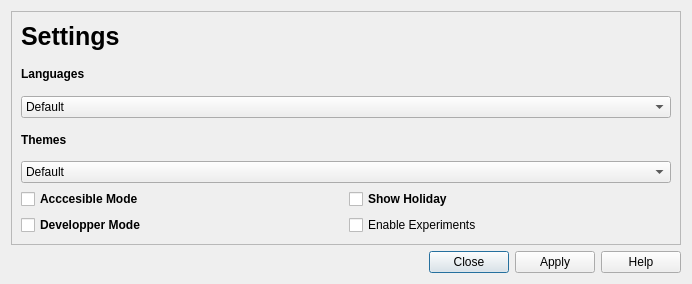
<?xml version="1.0" encoding="UTF-8"?>
<ui version="4.0">
 <class>settingDialog</class>
 <widget class="QDialog" name="settingDialog">
  <property name="geometry">
   <rect>
    <x>0</x>
    <y>0</y>
    <width>692</width>
    <height>284</height>
   </rect>
  </property>
  <property name="windowTitle">
   <string>LCE Qt Launcher - Setting </string>
  </property>
  <property name="windowIcon">
   <iconset resource="../res.qrc">
    <normaloff>:/assets/gear.gif</normaloff>:/assets/gear.gif</iconset>
  </property>
  <layout class="QVBoxLayout" name="verticalLayout">
   <item>
    <widget class="QFrame" name="settingFrame">
     <property name="frameShape">
      <enum>QFrame::Shape::StyledPanel</enum>
     </property>
     <property name="frameShadow">
      <enum>QFrame::Shadow::Raised</enum>
     </property>
     <layout class="QGridLayout" name="gridLayout">
      <item row="8" column="0">
       <widget class="QCheckBox" name="accesibilitycheckBox">
        <property name="font">
         <font>
          <bold>true</bold>
         </font>
        </property>
        <property name="accessibleName">
         <string>acccesbilityToggle</string>
        </property>
        <property name="accessibleDescription">
         <string>Toggle the Accessibility Mode</string>
        </property>
        <property name="accessibleIdentifier">
         <string>acccesbilityToggle</string>
        </property>
        <property name="layoutDirection">
         <enum>Qt::LayoutDirection::LeftToRight</enum>
        </property>
        <property name="text">
         <string>Acccesible Mode </string>
        </property>
        <property name="icon">
         <iconset theme="preferences-desktop-accessibility"/>
        </property>
       </widget>
      </item>
      <item row="1" column="1">
       <widget class="QLabel" name="settingIcon">
        <property name="text">
         <string/>
        </property>
        <property name="pixmap">
         <pixmap resource="../res.qrc">:/assets/gear.gif</pixmap>
        </property>
        <property name="alignment">
         <set>Qt::AlignmentFlag::AlignRight|Qt::AlignmentFlag::AlignTrailing|Qt::AlignmentFlag::AlignVCenter</set>
        </property>
       </widget>
      </item>
      <item row="6" column="0" colspan="2">
       <widget class="QComboBox" name="themesComboBox">
        <property name="whatsThis">
         <string>Set The App Thene</string>
        </property>
        <property name="accessibleName">
         <string>chooseAppsTheme</string>
        </property>
        <property name="accessibleDescription">
         <string>Choose The Apps Theme</string>
        </property>
        <property name="accessibleIdentifier">
         <string>chooseAppsThemeComboBox</string>
        </property>
        <item>
         <property name="text">
          <string>Default</string>
         </property>
        </item>
        <item>
         <property name="text">
          <string>Minecraft</string>
         </property>
        </item>
        <item>
         <property name="text">
          <string>Light</string>
         </property>
        </item>
        <item>
         <property name="text">
          <string>Dark</string>
         </property>
        </item>
        <item>
         <property name="text">
          <string>System</string>
         </property>
        </item>
       </widget>
      </item>
      <item row="3" column="0">
       <widget class="QLabel" name="LanguagesComboBoxlabel">
        <property name="font">
         <font>
          <bold>true</bold>
         </font>
        </property>
        <property name="text">
         <string>Languages</string>
        </property>
       </widget>
      </item>
      <item row="4" column="0" colspan="2">
       <widget class="QComboBox" name="languagesComboBox">
        <property name="font">
         <font>
          <bold>false</bold>
         </font>
        </property>
        <property name="currentText">
         <string comment="default" extracomment="default">Default</string>
        </property>
        <item>
         <property name="text">
          <string>Default</string>
         </property>
        </item>
        <item>
         <property name="text">
          <string>English</string>
         </property>
        </item>
        <item>
         <property name="text">
          <string>French</string>
         </property>
        </item>
       </widget>
      </item>
      <item row="11" column="0">
       <widget class="QCheckBox" name="developperModeDheckBox">
        <property name="enabled">
         <bool>true</bool>
        </property>
        <property name="font">
         <font>
          <bold>true</bold>
          <hintingpreference>PreferFullHinting</hintingpreference>
         </font>
        </property>
        <property name="accessibleName">
         <string>Check Developper Mode</string>
        </property>
        <property name="accessibleDescription">
         <string>Check Developper Mode</string>
        </property>
        <property name="accessibleIdentifier">
         <string>checkboxDevMode</string>
        </property>
        <property name="layoutDirection">
         <enum>Qt::LayoutDirection::LeftToRight</enum>
        </property>
        <property name="text">
         <string>Developper Mode</string>
        </property>
        <property name="icon">
         <iconset theme="QIcon::ThemeIcon::Computer"/>
        </property>
        <property name="checkable">
         <bool>true</bool>
        </property>
        <property name="checked">
         <bool>false</bool>
        </property>
        <property name="tristate">
         <bool>false</bool>
        </property>
       </widget>
      </item>
      <item row="5" column="0">
       <widget class="QLabel" name="themesComboBoxLabel">
        <property name="font">
         <font>
          <bold>true</bold>
         </font>
        </property>
        <property name="text">
         <string>Themes</string>
        </property>
       </widget>
      </item>
      <item row="8" column="1">
       <widget class="QCheckBox" name="holydayDheckBox">
        <property name="enabled">
         <bool>true</bool>
        </property>
        <property name="font">
         <font>
          <bold>true</bold>
          <hintingpreference>PreferFullHinting</hintingpreference>
         </font>
        </property>
        <property name="accessibleName">
         <string>Check Holiday</string>
        </property>
        <property name="accessibleDescription">
         <string>Check Holiday and display them</string>
        </property>
        <property name="accessibleIdentifier">
         <string>checkboxHoliday</string>
        </property>
        <property name="layoutDirection">
         <enum>Qt::LayoutDirection::LeftToRight</enum>
        </property>
        <property name="text">
         <string>Show Holiday</string>
        </property>
        <property name="icon">
         <iconset theme="QIcon::ThemeIcon::AddressBookNew"/>
        </property>
        <property name="checked">
         <bool>false</bool>
        </property>
        <property name="tristate">
         <bool>false</bool>
        </property>
       </widget>
      </item>
      <item row="1" column="0">
       <widget class="QLabel" name="settingLabel">
        <property name="font">
         <font>
          <pointsize>19</pointsize>
          <bold>true</bold>
         </font>
        </property>
        <property name="text">
         <string>Settings</string>
        </property>
       </widget>
      </item>
      <item row="11" column="1">
       <widget class="QCheckBox" name="enableExperimentscheckBox">
        <property name="text">
         <string>Enable Experiments</string>
        </property>
        <property name="icon">
         <iconset theme="QIcon::ThemeIcon::DialogWarning"/>
        </property>
       </widget>
      </item>
     </layout>
    </widget>
   </item>
   <item>
    <widget class="QDialogButtonBox" name="settingsOptions">
     <property name="orientation">
      <enum>Qt::Orientation::Horizontal</enum>
     </property>
     <property name="standardButtons">
      <set>QDialogButtonBox::StandardButton::Apply|QDialogButtonBox::StandardButton::Close|QDialogButtonBox::StandardButton::Help</set>
     </property>
    </widget>
   </item>
  </layout>
 </widget>
 <resources>
  <include location="../res.qrc"/>
 </resources>
 <connections>
  <connection>
   <sender>settingsOptions</sender>
   <signal>accepted()</signal>
   <receiver>settingDialog</receiver>
   <slot>accept()</slot>
   <hints>
    <hint type="sourcelabel">
     <x>248</x>
     <y>254</y>
    </hint>
    <hint type="destinationlabel">
     <x>157</x>
     <y>274</y>
    </hint>
   </hints>
  </connection>
  <connection>
   <sender>settingsOptions</sender>
   <signal>rejected()</signal>
   <receiver>settingDialog</receiver>
   <slot>reject()</slot>
   <hints>
    <hint type="sourcelabel">
     <x>316</x>
     <y>260</y>
    </hint>
    <hint type="destinationlabel">
     <x>286</x>
     <y>274</y>
    </hint>
   </hints>
  </connection>
 </connections>
</ui>
